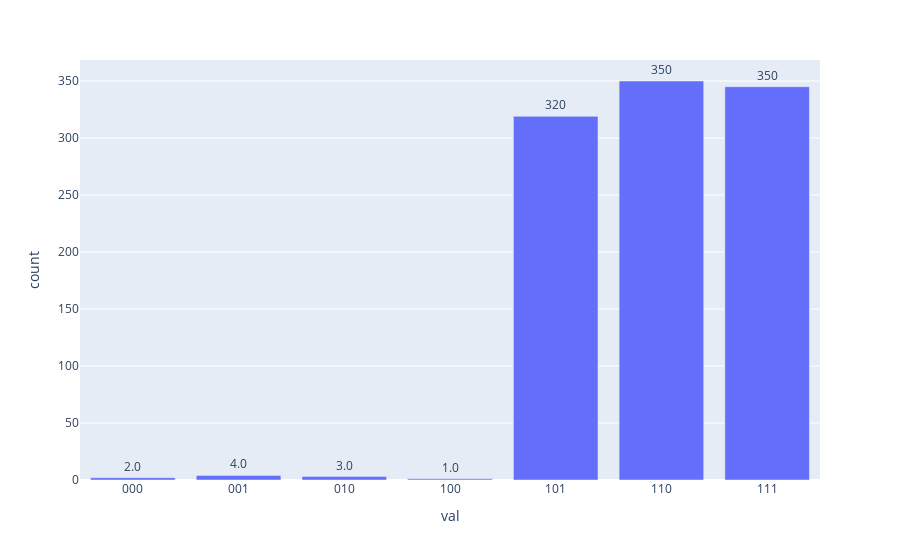

Notebook code for this chart:
### Code cell
############# CIRCUIT SIMULATION #################
aer_sim = Aer.get_backend('aer_simulator')
aer_sim.set_options(device='CPU')
transpiled_qc = transpile(qc, aer_sim)

shots = 2**(len_b+7) #we repeat the simulation 2048 times
job = aer_sim.run(transpiled_qc, shots=shots)

############# CODE FOR PLOTTING ####################
hist = job.result().get_counts() #simulation output
sort_hist = sorted(hist.items()) #So that the plotting puts everything in the same increasing order of basis
n_hist = {k:v for k,v in sort_hist}

results = {'val':n_hist.keys(),'count':n_hist.values()} #change the formatting of the data to match plotly

fig = px.bar(results, x="val", y="count", text="count")
fig.update_traces(texttemplate='%{text:.2s}', textposition='outside')
fig.update_layout(uniformtext_minsize=6, uniformtext_mode='show')
fig.show()

############## CODE FOR LISTING THE RESULTS #####################
trig = []
max_c = max(results['count'])
for i,j in zip(results['val'],results['count']):
    if int(j) > max_c-0.33*max_c: #only consideres values that are higher than one third less
        trig.append({'index_dec':int(i,2),'index_bin':i,'counts':j})

for t in trig:
    print(f"Output, binary:  {t['index_bin']}; decimal: {t['index_dec']}")

### Figure 1 — Plotly figure (JSON) as saved in the notebook; plotly's stock layout.template omitted (floating-point values rounded to 4 significant figures)
{"data": [{"alignmentgroup": "True", "hovertemplate": "val=%{x}<br>count=%{text}<extra></extra>", "legendgroup": "", "marker": {"color": "#636efa", "pattern": {"shape": ""}}, "name": "", "offsetgroup": "", "orientation": "v", "showlegend": false, "text": ["2", "4", "3", "1", "319", "350", "345"], "textposition": "outside", "texttemplate": "%{text:.2s}", "type": "bar", "x": ["000", "001", "010", "100", "101", "110", "111"], "xaxis": "x", "y": [2, 4, 3, 1, 319, 350, 345], "yaxis": "y"}], "layout": {"barmode": "relative", "legend": {"tracegroupgap": 0}, "margin": {"t": 60}, "uniformtext": {"minsize": 6, "mode": "show"}, "xaxis": {"anchor": "y", "domain": [0, 1], "title": {"text": "val"}}, "yaxis": {"anchor": "x", "domain": [0, 1], "title": {"text": "count"}}}}
